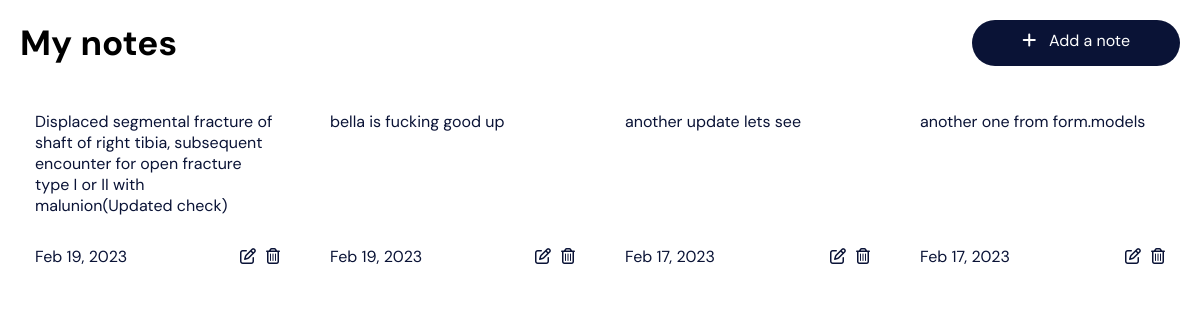
The app's page /, older data.
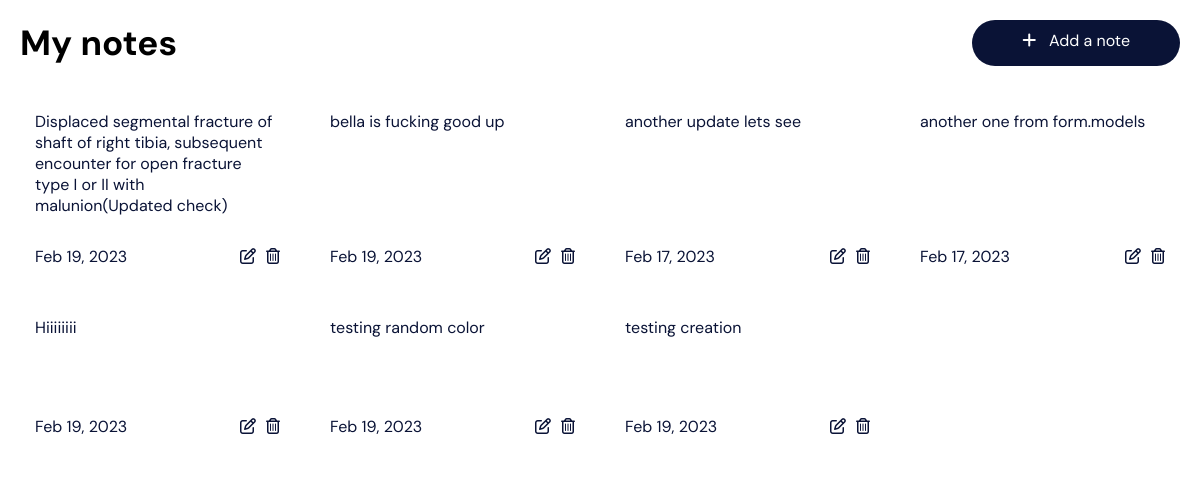
The same page, newer data.
### base/models.py (models this page shows, shortened)
class StickyNote(models.Model):
    note_text = models.CharField(max_length=250)
    created_at = models.DateTimeField(auto_now_add=True)
    last_updated = models.DateTimeField(auto_now_add=True)
    background_color = models.CharField(max_length=255, default='#FFFFFF')

### base/views.py (the view)
# urls.py: path('', views.home, name='home'),
def home(request):
    notes = StickyNote.objects.all()
    context = {'notes': notes}
    return render(request, 'base.html', context)

### templates/base.html (shortened to what this page needs)
{% load static %}
<!DOCTYPE html>
<html lang="en">
  <head>
    <link rel="stylesheet" href="{% static 'styles/base.css' %}" />
  </head>
  <body>
    <main>
        {% block content %}
      <nav>
        <h1>My notes</h1>
        <a href="{% url 'create_note' %}"> <i class="fa-solid fa-plus"></i> &nbsp; Add a note</a>
      </nav>
      <section>
        {% for note in notes %}
        <article style="background-color: {{ note.background_color }};">
          <p>
            {{ note.note_text }}
          </p>
          <div>
            {% if note.last_updated %}
            <p>{{ note.last_updated|date:"M d, Y" }}</p>
            {% else %}
            <p>{{ note.created_at|date:"M d, Y" }}</p>
            {% endif %}
            <span>
                <a href="{% url 'update_note' note.pk %}"><i class="fa-regular fa-pen-to-square"></i></a>
                <a href="{% url 'delete_note' note.pk %}"><i class="fa-regular fa-trash-can"></i></a>
            </span>
          </div>
        </article>
        {% endfor %}
      </section>
      {% endblock %}
    </main>
  </body>
</html>

Row changes from the older to the newer data that the page shows:
added StickyNote: note_text "Hiiiiiiii", last_updated "Feb 19, 2023"
added StickyNote: note_text "testing random color", last_updated "Feb 19, 2023"
added StickyNote: note_text "testing creation", last_updated "Feb 19, 2023"
